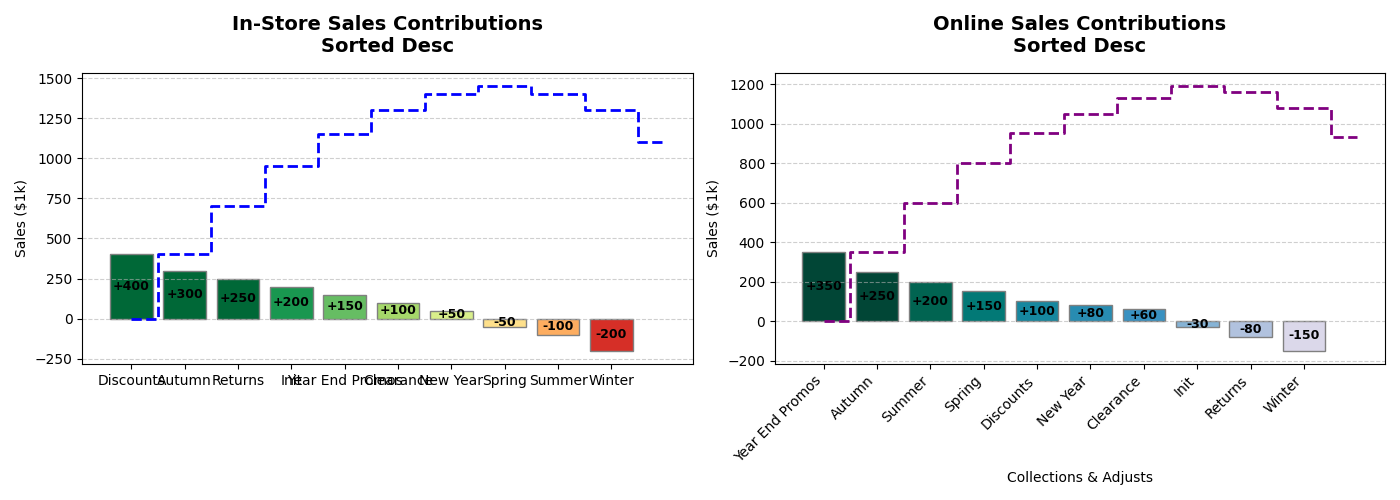

The Python source for this figure:
import matplotlib.pyplot as plt
import numpy as np

sales_contributions_instore = [200, -50, 250, -100, 400, 300, -200, 150, 50, 100]
sales_contributions_online = [-30, 150, -80, 200, 100, 250, -150, 350, 80, 60]
labels = ["Init", "Spring", "Returns", "Summer", "Discounts", 
          "Autumn", "Winter", "Year End Promos", "New Year", "Clearance"]

sorted_indices_instore = np.argsort(sales_contributions_instore)[::-1]
sales_contributions_instore = np.array(sales_contributions_instore)[sorted_indices_instore]
labels_instore = np.array(labels)[sorted_indices_instore]
cumulative_sales_instore = np.cumsum(np.insert(sales_contributions_instore, 0, 0))

sorted_indices_online = np.argsort(sales_contributions_online)[::-1]
sales_contributions_online = np.array(sales_contributions_online)[sorted_indices_online]
labels_online = np.array(labels)[sorted_indices_online]
cumulative_sales_online = np.cumsum(np.insert(sales_contributions_online, 0, 0))

colors_instore = plt.cm.RdYlGn((np.array(sales_contributions_instore) + 250) / 500)
colors_online = plt.cm.PuBuGn((np.array(sales_contributions_online) + 250) / 500)

fig, ax = plt.subplots(1, 2, figsize=(14, 5))

ax[0].bar(labels_instore, sales_contributions_instore, color=colors_instore, edgecolor='grey')

for i, change in enumerate(sales_contributions_instore):
    ax[0].text(i, change / 2, f"{change:+}", ha='center', va='center', color='black', fontsize=9, fontweight='bold')

ax[0].step(range(len(labels_instore) + 1), cumulative_sales_instore, where='mid', color='blue', linestyle='--', linewidth=2)

ax[0].set_title("In-Store Sales Contributions\nSorted Desc", fontsize=14, fontweight='bold', pad=15)
ax[0].set_ylabel('Sales ($1k)', fontsize=10)
ax[0].grid(axis='y', linestyle='--', alpha=0.6)

ax[1].bar(labels_online, sales_contributions_online, color=colors_online, edgecolor='grey')

for i, change in enumerate(sales_contributions_online):
    ax[1].text(i, change / 2, f"{change:+}", ha='center', va='center', color='black', fontsize=9, fontweight='bold')

ax[1].step(range(len(labels_online) + 1), cumulative_sales_online, where='mid', color='purple', linestyle='--', linewidth=2)

ax[1].set_title("Online Sales Contributions\nSorted Desc", fontsize=14, fontweight='bold', pad=15)
ax[1].set_ylabel('Sales ($1k)', fontsize=10)
ax[1].set_xlabel('Collections & Adjusts', fontsize=10)
ax[1].grid(axis='y', linestyle='--', alpha=0.6)

plt.xticks(rotation=45, ha='right')
plt.tight_layout()

plt.show()
